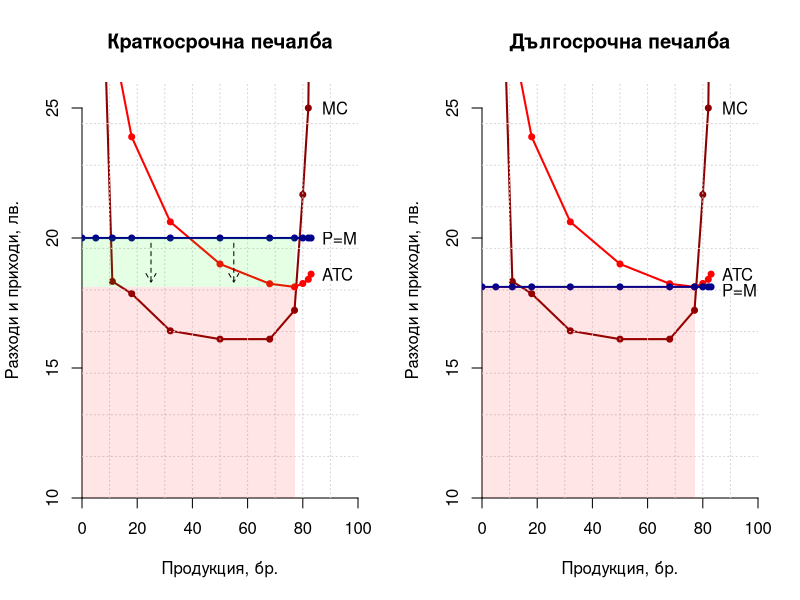
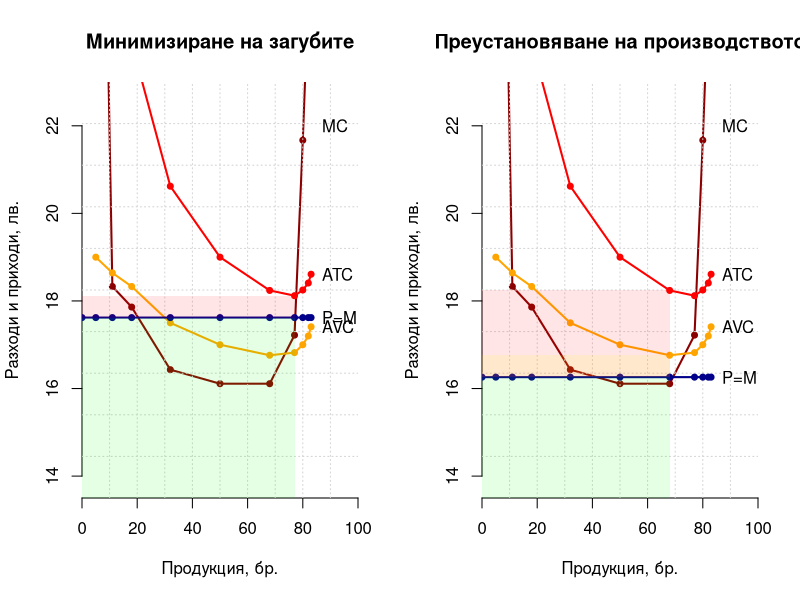
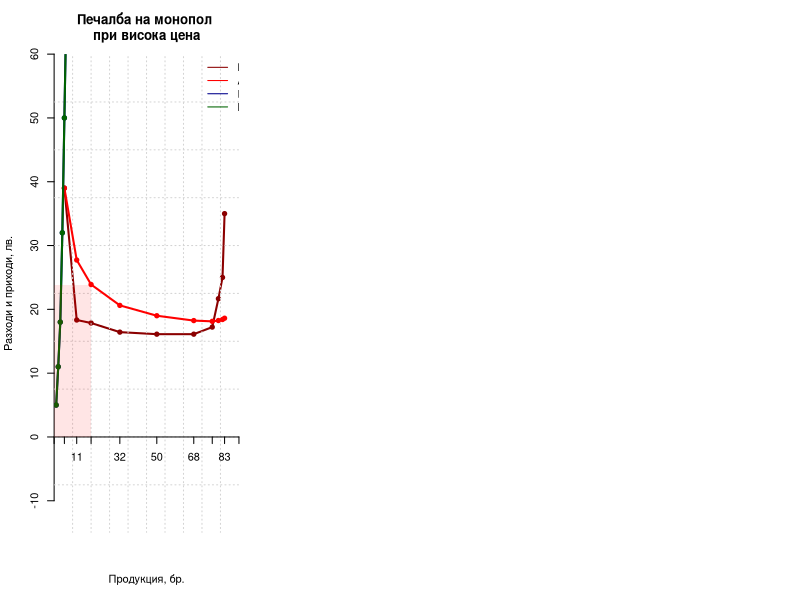

Write the R code that produced these figures, in order. (Note: this script raises an error after producing the figures.)
## ---- chunk 1
knitr::opts_chunk$set(fig.width = 8, fig.height = 6,
                      fig.path = "figure/",
                      dev='cairo_pdf',
                      echo = FALSE, warning = FALSE, 
                      message = FALSE)
## ---- chunk 2
prcompDF <- read.csv("./data/production-competition.csv")
for (i in 1:nrow(prcompDF)) {
	prcompDF$MRminATC[i] <- min(prcompDF$ATC)
}
par(mfrow = c(1,2))
plot(x = prcompDF$TP, y = prcompDF$MC,
     xaxs = "i", yaxs = "i", xlim = c(0,100), ylim = c(10,26),
     xlab = "Продукция, бр.", ylab = "Разходи и приходи, лв.",
     type = "o", lwd = 2, col = "darkred", pch = 20, 
     bty = "n", main = "Краткосрочна печалба")
grid(nx=10)
lines(x = prcompDF$TP, y = prcompDF$ATC, type = "o", 
      col = "red", lwd = 2, pch = 20)
lines(x = c(0,prcompDF$TP), y = c(20,prcompDF$MR), type = "o",
      col = "darkblue", lwd = 2, pch = 20)
text(87,18.61, "ATC", adj = 0)
text(87,25, "MC", adj = 0)
text(87,20, "P=MR", adj = 0)
rect(0,0,77,18.12, col = adjustcolor("red", alpha.f = 0.1),
     border = "transparent")
rect(0,18.12,77,20, col = adjustcolor("green", alpha.f = 0.1),
     border = "transparent")
arrows(25,19.8,25,18.3, lty = 2, length = 0.1)
arrows(55,19.8,55,18.3, lty = 2, length = 0.1)
plot(x = prcompDF$TP, y = prcompDF$MC,
     xaxs = "i", yaxs = "i", xlim = c(0,100), ylim = c(10,26),
     xlab = "Продукция, бр.", ylab = "Разходи и приходи, лв.",
     type = "o", lwd = 2, col = "darkred", pch = 20, 
     bty = "n", main = "Дългосрочна печалба")
grid(nx=10)
lines(x = prcompDF$TP, y = prcompDF$ATC, type = "o", 
      col = "red", lwd = 2, pch = 20)
lines(x = c(0,prcompDF$TP), 
      y = c(min(prcompDF$ATC),prcompDF$MRminATC), type = "o",
      col = "darkblue", lwd = 2, pch = 20)
text(87,18.61, "ATC", adj = 0)
text(87,25, "MC", adj = 0)
text(87,18, "P=MR", adj = 0)
rect(0,0,77,18.12, col = adjustcolor("red", alpha.f = 0.1),
     border = "transparent")
## ---- chunk 3
for (i in 1:nrow(prcompDF)) {
	prcompDF$MRunderATC[i] <- min(prcompDF$ATC) - 0.5
}
for (i in 1:nrow(prcompDF)) {
	prcompDF$MRunderAVC[i] <- min(prcompDF$AVC) - 0.5
}
par(mfrow = c(1,2))
plot(x = prcompDF$TP, y = prcompDF$MC,
     xaxs = "i", yaxs = "i", xlim = c(0,100), ylim = c(13.5,23),
     xlab = "Продукция, бр.", ylab = "Разходи и приходи, лв.",
     type = "o", lwd = 2, col = "darkred", pch = 20, 
     bty = "n", main = "Минимизиране на загубите")
grid(nx=10)
lines(x = prcompDF$TP, y = prcompDF$ATC, type = "o", 
      col = "red", lwd = 2, pch = 20)
lines(x = prcompDF$TP, y = prcompDF$AVC, type = "o",
      col = "orange", lwd = 2, pch = 20)
lines(x = c(0,prcompDF$TP), 
      y = c(min(prcompDF$ATC)-0.5,prcompDF$MRunderATC), type = "o",
      col = "darkblue", lwd = 2, pch = 20)
text(87,18.61, "ATC", adj = 0)
text(87,22, "MC", adj = 0)
text(87,17.41, "AVC", adj = 0)
text(87,min(prcompDF$ATC)-0.5, "P=MR", adj = 0)
rect(0,min(prcompDF$ATC)-0.5,77,min(prcompDF$ATC), 
     col = adjustcolor("red", alpha.f=0.1), 
     border = "transparent")
rect(0,0,77,min(prcompDF$ATC)-0.5,
     col = adjustcolor("green", alpha.f=0.1),
     border = "transparent")
plot(x = prcompDF$TP, y = prcompDF$MC,
     xaxs = "i", yaxs = "i", xlim = c(0,100), ylim = c(13.5,23),
     xlab = "Продукция, бр.", ylab = "Разходи и приходи, лв.",
     type = "o", lwd = 2, col = "darkred", pch = 20, 
     bty = "n", main = "Преустановяване на производството")
grid(nx=10)
lines(x = prcompDF$TP, y = prcompDF$ATC, type = "o", 
      col = "red", lwd = 2, pch = 20)
lines(x = prcompDF$TP, y = prcompDF$AVC, type = "o",
      col = "orange", lwd = 2, pch = 20)
lines(x = c(0,prcompDF$TP), 
      y = c(min(prcompDF$AVC)-0.5,prcompDF$MRunderAVC), type = "o",
      col = "darkblue", lwd = 2, pch = 20)
text(87,18.61, "ATC", adj = 0)
text(87,22, "MC", adj = 0)
text(87,min(prcompDF$AVC)-0.5, "P=MR", adj = 0)
text(87,17.41, "AVC", adj = 0)
rect(0,prcompDF$AVC[6],prcompDF$TP[6], prcompDF$ATC[6], 
     col = adjustcolor("red", alpha.f=0.1), 
     border = "transparent")
rect(0,min(prcompDF$AVC)-0.5,prcompDF$TP[6], prcompDF$AVC[6], 
     col = adjustcolor("darkorange", alpha.f=0.2), 
     border = "transparent")
rect(0,0,prcompDF$TP[6],min(prcompDF$AVC)-0.5,
     col = adjustcolor("green", alpha.f=0.1),
     border = "transparent")
## ---- chunk 4
par(mfrow = c(1,3))
plot(x = prcompDF$TP, y = prcompDF$MC,
     xaxs = "i", yaxs = "i", xlim = c(0,90), ylim = c(-15,60),
     xaxt="n",
     xlab = "Продукция, бр.", ylab = "Разходи и приходи, лв.",
     type = "o", lwd = 2, col = "darkred", pch = 20, 
     bty = "n", main = "Печалба на монопол \nпри висока цена")
grid(nx=10)
axis(1, pos=0, at = c(0,prcompDF$TP[1:7],83,90),
     labels = c(" ",prcompDF$TP[1:7],83,90)) 
lines(x = prcompDF$TP, y = prcompDF$ATC, type = "o", 
      col = "red", lwd = 2, pch = 20)
lines(x = prcompDF$TP, y = prcompDF$Dmonopol, type = "o",
      col = "darkblue", lwd = 2, pch = 20)
lines(x = prcompDF$TP, y = prcompDF$MRmonopol, type = "o",
      col = "darkgreen", lwd = 2, pch = 20)
legend(70,60, c("MC", "ATC", "D=AR=P", "MR"), 
       col = c("darkred", "red", "darkblue", "darkgreen"),  
       bty = "n", lty = c(1,1), cex = 1.0)
rect(0,0,prcompDF$TP[3],prcompDF$ATC[3], 
     col = adjustcolor("red", alpha.f=0.1),
     border = "transparent")
rect(0,prcompDF$ATC[3],prcompDF$TP[3],prcompDF$Dmonopol[3],
     col = adjustcolor("green", alpha.f=0.1),
     border = "transparent")
plot(x = prcompDF$TP, y = prcompDF$MC,
     xaxs = "i", yaxs = "i", xlim = c(0,90), ylim = c(-15,60),
     xaxt="n",
     xlab = "Продукция, бр.", ylab = "Разходи и приходи, лв.",
     type = "o", lwd = 2, col = "darkred", pch = 20, 
     bty = "n", main = "Максимална \nпечалба")
grid(nx=10)
axis(1, pos=0, at = c(0,prcompDF$TP[1:7],83,90),
     labels = c(" ",prcompDF$TP[1:7],83,90)) 
lines(x = prcompDF$TP, y = prcompDF$ATC, type = "o", 
      col = "red", lwd = 2, pch = 20)
lines(x = prcompDF$TP, y = prcompDF$Dmonopol, type = "o",
      col = "darkblue", lwd = 2, pch = 20)
lines(x = prcompDF$TP, y = prcompDF$MRmonopol, type = "o",
      col = "darkgreen", lwd = 2, pch = 20)
legend(70,60, c("MC", "ATC", "D=AR=P", "MR"), 
       col = c("darkred", "red", "darkblue", "darkgreen"),  
       bty = "n", lty = c(1,1), cex = 1.0)
rect(0,0,prcompDF$TP[5],prcompDF$ATC[5], 
     col = adjustcolor("red", alpha.f=0.1),
     border = "transparent")
rect(0,prcompDF$ATC[5],prcompDF$TP[5],prcompDF$Dmonopol[5],
     col = adjustcolor("green", alpha.f=0.1),
     border = "transparent")
plot(x = prcompDF$TP, y = prcompDF$MC,
     xaxs = "i", yaxs = "i", xlim = c(0,90), ylim = c(-15,60),
     xaxt="n",
     xlab = "Продукция, бр.", ylab = "Разходи и приходи, лв.",
     type = "o", lwd = 2, col = "darkred", pch = 20, 
     bty = "n", main = "Печалба при условия\n на съвършен конкурент")
grid(nx=10)
axis(1, pos=0, at = c(0,prcompDF$TP[1:7],83,90),
     labels = c(" ",prcompDF$TP[1:7],83,90)) 
lines(x = prcompDF$TP, y = prcompDF$ATC, type = "o", 
      col = "red", lwd = 2, pch = 20)
lines(x = prcompDF$TP, y = prcompDF$Dmonopol, type = "o",
      col = "darkblue", lwd = 2, pch = 20)
lines(x = prcompDF$TP, y = prcompDF$MRmonopol, type = "o",
      col = "darkgreen", lwd = 2, pch = 20)
legend(70,60, c("MC", "ATC", "D=AR=P", "MR"), 
       col = c("darkred", "red", "darkblue", "darkgreen"),  
       bty = "n", lty = c(1,1), cex = 1.0)
rect(0,0,prcompDF$TP[7],prcompDF$ATC[7], 
     col = adjustcolor("red", alpha.f=0.1),
     border = "transparent")
rect(0,prcompDF$ATC[7],prcompDF$TP[7],prcompDF$Dmonopol[7],
     col = adjustcolor("green", alpha.f=0.1),
     border = "transparent")
## ---- chunk 5
par(mfrow = c(1,2))
plot(x = prcompDF$TP, y = prcompDF$MC,
     xaxs = "i", yaxs = "i", xlim = c(0,90), ylim = c(-15,60),
     xaxt="n",
     xlab = "Продукция, бр.", ylab = "Разходи и приходи, лв.",
     type = "o", lwd = 2, col = "darkred", pch = 20, 
     bty = "n", main = "Максимална печалба \nпри единна цена")
grid(nx=10)
axis(1, pos=0, at = c(0,prcompDF$TP[1:7],83,90),
     labels = c(" ",prcompDF$TP[1:7],83,90)) 
lines(x = prcompDF$TP, y = prcompDF$ATC, type = "o", 
      col = "red", lwd = 2, pch = 20)
lines(x = prcompDF$TP, y = prcompDF$Dmonopol, type = "o",
      col = "darkblue", lwd = 2, pch = 20)
lines(x = prcompDF$TP, y = prcompDF$MRmonopol, type = "o",
      col = "darkgreen", lwd = 2, pch = 20)
legend(65,60, c("MC", "ATC", "D=AR=P", "MR"), 
       col = c("darkred", "red", "darkblue", "darkgreen"),  
       bty = "n", lty = c(1,1), cex = 1.0)
rect(0,0,prcompDF$TP[5],prcompDF$ATC[5], 
     col = adjustcolor("red", alpha.f=0.1),
     border = "transparent")
rect(0,prcompDF$ATC[5],prcompDF$TP[5],prcompDF$Dmonopol[5],
     col = adjustcolor("green", alpha.f=0.1),
     border = "transparent")
plot(x = prcompDF$TP, y = prcompDF$MC,
     xaxs = "i", yaxs = "i", xlim = c(0,90), ylim = c(-15,60),
     xaxt="n",
     xlab = "Продукция, бр.", ylab = "Разходи и приходи, лв.",
     type = "o", lwd = 2, col = "darkred", pch = 20, 
     bty = "n", main = "Печалба при \nдискриминационно ценообразуване")
grid(nx=10)
axis(1, pos=0, at = c(0,prcompDF$TP[1:7],83,90),
     labels = c(" ",prcompDF$TP[1:7],83,90)) 
lines(x = prcompDF$TP, y = prcompDF$ATC, type = "o", 
      col = "red", lwd = 2, pch = 20)
lines(x = prcompDF$TP, y = prcompDF$Dmonopol, type = "o",
      col = "darkblue", lwd = 2, pch = 20)
lines(x = prcompDF$TP, y = prcompDF$MRmonopol, type = "o",
      col = "darkgreen", lwd = 2, pch = 20)
legend(65,60, c("MC", "ATC", "D=AR=P", "MR"), 
       col = c("darkred", "red", "darkblue", "darkgreen"),  
       bty = "n", lty = c(1,1), cex = 1.0)
rect(0,0,prcompDF$TP[3],prcompDF$ATC[3], 
     col = adjustcolor("red", alpha.f=0.1),
     border = "transparent")
rect(0,prcompDF$ATC[3],prcompDF$TP[3],prcompDF$Dmonopol[3],
     col = adjustcolor("green", alpha.f=0.1),
     border = "transparent")
rect(prcompDF$TP[3],0,prcompDF$TP[5],prcompDF$ATC[5], 
     col = adjustcolor("red", alpha.f=0.1),
     border = "transparent")
rect(prcompDF$TP[3],prcompDF$ATC[5],prcompDF$TP[5],prcompDF$Dmonopol[5],
     col = adjustcolor("green", alpha.f=0.1),
     border = "transparent")
## ---- chunk 6
for (i in 1:nrow(prcompDF)) {
	prcompDF$D1oligopol[i] <- 45 - 1/10*prcompDF$TP[i]
}
for (i in 1:nrow(prcompDF)) {
	     prcompDF$D2oligopol[i] <- (40+50) - prcompDF$TP[i]
}
prcompDF <- transform(prcompDF, TR1oligopol = TP*D1oligopol)
prcompDF <- transform(prcompDF, TR2oligopol = TP*D2oligopol)
for (i in 1:nrow(prcompDF)) {
	if (i<2) {
		prcompDF$MR1oligopol[i] <- prcompDF$TR1oligopol[i]/prcompDF$TP[i]
	}
	else {
		prcompDF$MR1oligopol[i] <- (prcompDF$TR1oligopol[i] - prcompDF$TR1oligopol[i-1])/(prcompDF$TP[i] - prcompDF$TP[i-1])
	}
}
for (i in 1:nrow(prcompDF)) {
	if (i<2) {
		prcompDF$MR2oligopol[i] <- prcompDF$TR2oligopol[i]/prcompDF$TP[i]
	}
	else {
		prcompDF$MR2oligopol[i] <- (prcompDF$TR2oligopol[i] - prcompDF$TR2oligopol[i-1])/(prcompDF$TP[i] - prcompDF$TP[i-1])
	}
}
plot(x = prcompDF$TP, y = prcompDF$MC,
     xaxs = "i", yaxs = "i", xlim = c(0,90), ylim = c(-15,60),
     xaxt = "n",
     xlab = "Продукция, бр.", ylab = "Разходи и приходи, лв.",
     type = "o", lwd = 2, col = "darkred", pch = 20, 
     bty = "n", main = "Производствени решения \n при олигопол")
grid(nx=10)
axis(1, pos=0, at = c(0,prcompDF$TP[1:7],83,90),
     labels = c(" ",prcompDF$TP[1:7],83,90)) 
lines(x = prcompDF$TP, y = prcompDF$ATC, type = "o", 
      col = "red", lwd = 2, pch = 20)
lines(x = prcompDF$TP[1:5], y = prcompDF$D1oligopol[1:5], type = "o",
      col = "darkblue", lwd = 2, pch = 20)
lines(x = prcompDF$TP[5:length(prcompDF$TP)],
      y = prcompDF$D2oligopol[5:length(prcompDF$D2oligopol)], 
      type = "o", col = "darkblue", lwd = 2, pch = 20)
lines(x = prcompDF$TP[1:5], y = prcompDF$MR1oligopol[1:5], type = "o",
      col = "darkgreen", lwd = 2, pch = 20)
lines(x = prcompDF$TP[5:length(prcompDF$TP)], 
      y = prcompDF$MR2oligopol[5:length(prcompDF$MR2oligopol)], 
      type = "o", col = "darkgreen", lwd = 2, pch = 20)
segments(prcompDF$TP[5],prcompDF$MR2oligopol[5],
	 prcompDF$TP[5],prcompDF$MR1oligopol[5],
	 lty = 2, col = "darkgreen")
text(52,42, "E")
legend(65,60, c("MC", "ATC", "D=AR=P", "MR"), 
       col = c("darkred", "red", "darkblue", "darkgreen"),  
       bty = "n", lty = c(1,1), cex = 1.0)
